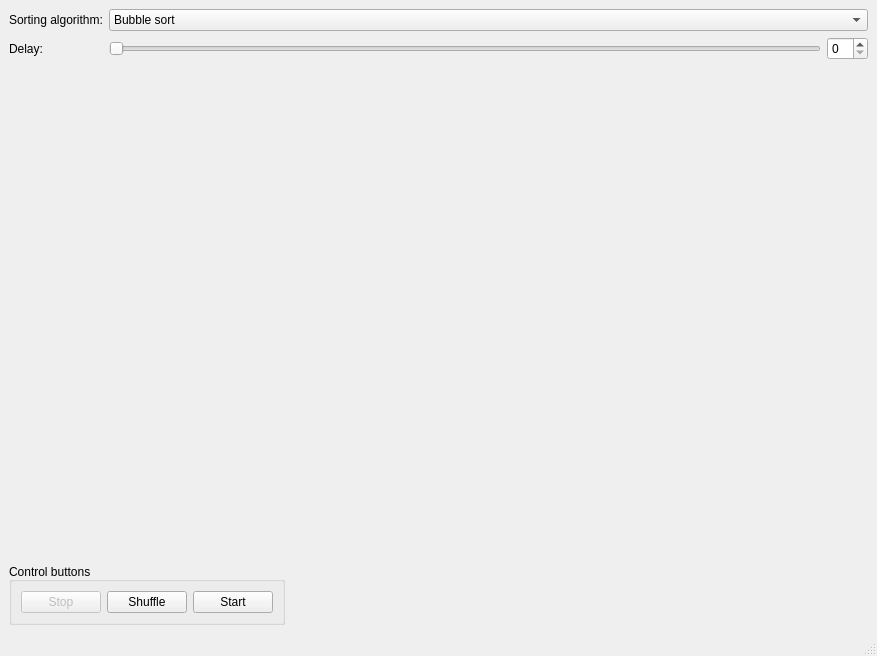
<?xml version="1.0" encoding="UTF-8"?>
<ui version="4.0">
 <class>MainWindow</class>
 <widget class="QMainWindow" name="MainWindow">
  <property name="geometry">
   <rect>
    <x>0</x>
    <y>0</y>
    <width>877</width>
    <height>656</height>
   </rect>
  </property>
  <property name="windowTitle">
   <string>MainWindow</string>
  </property>
  <widget class="QWidget" name="centralWidget">
   <layout class="QHBoxLayout" name="horizontalLayout_3">
    <item>
     <layout class="QVBoxLayout" name="controls">
      <item>
       <layout class="QFormLayout" name="settings">
        <property name="sizeConstraint">
         <enum>QLayout::SetFixedSize</enum>
        </property>
        <item row="0" column="0">
         <widget class="QLabel" name="algorithmLabel">
          <property name="text">
           <string>Sorting algorithm:</string>
          </property>
         </widget>
        </item>
        <item row="0" column="1">
         <widget class="QComboBox" name="algorithmComboBox">
          <property name="minimumSize">
           <size>
            <width>100</width>
            <height>0</height>
           </size>
          </property>
          <item>
           <property name="text">
            <string>Bubble sort</string>
           </property>
          </item>
          <item>
           <property name="text">
            <string>Selection sort</string>
           </property>
          </item>
          <item>
           <property name="text">
            <string>Insertion sort</string>
           </property>
          </item>
          <item>
           <property name="text">
            <string>Merge sort</string>
           </property>
          </item>
          <item>
           <property name="text">
            <string>Quick sort</string>
           </property>
          </item>
          <item>
           <property name="text">
            <string>Radix sort</string>
           </property>
          </item>
         </widget>
        </item>
        <item row="1" column="0">
         <widget class="QLabel" name="delayLabel">
          <property name="text">
           <string>Delay:</string>
          </property>
         </widget>
        </item>
        <item row="1" column="1">
         <layout class="QHBoxLayout" name="delay">
          <item>
           <widget class="QSlider" name="horizontalSlider">
            <property name="orientation">
             <enum>Qt::Horizontal</enum>
            </property>
           </widget>
          </item>
          <item>
           <widget class="QSpinBox" name="spinBox"/>
          </item>
         </layout>
        </item>
       </layout>
      </item>
      <item>
       <widget class="QGroupBox" name="controlButtons">
        <property name="enabled">
         <bool>true</bool>
        </property>
        <property name="title">
         <string>Control buttons</string>
        </property>
        <property name="alignment">
         <set>Qt::AlignBottom|Qt::AlignLeading|Qt::AlignLeft</set>
        </property>
        <property name="flat">
         <bool>false</bool>
        </property>
        <property name="checkable">
         <bool>false</bool>
        </property>
        <layout class="QHBoxLayout" name="horizontalLayout">
         <property name="sizeConstraint">
          <enum>QLayout::SetFixedSize</enum>
         </property>
         <item>
          <widget class="QPushButton" name="stopButton">
           <property name="enabled">
            <bool>false</bool>
           </property>
           <property name="text">
            <string>Stop</string>
           </property>
          </widget>
         </item>
         <item>
          <widget class="QPushButton" name="shuffleButton">
           <property name="text">
            <string>Shuffle</string>
           </property>
          </widget>
         </item>
         <item>
          <widget class="QPushButton" name="startButton">
           <property name="text">
            <string>Start</string>
           </property>
          </widget>
         </item>
        </layout>
       </widget>
      </item>
     </layout>
    </item>
   </layout>
  </widget>
  <widget class="QMenuBar" name="menubar">
   <property name="geometry">
    <rect>
     <x>0</x>
     <y>0</y>
     <width>877</width>
     <height>23</height>
    </rect>
   </property>
  </widget>
  <widget class="QStatusBar" name="statusbar"/>
 </widget>
 <resources/>
 <connections/>
</ui>
